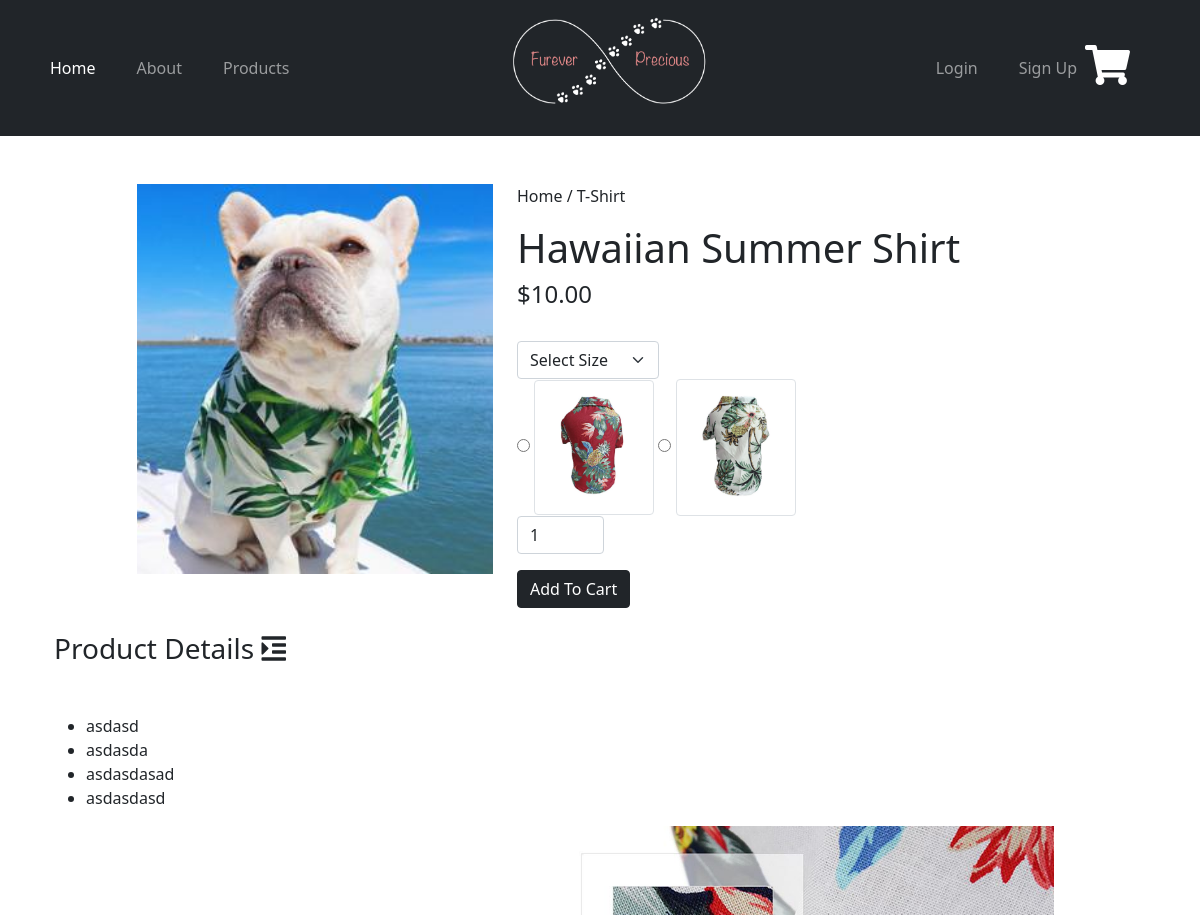
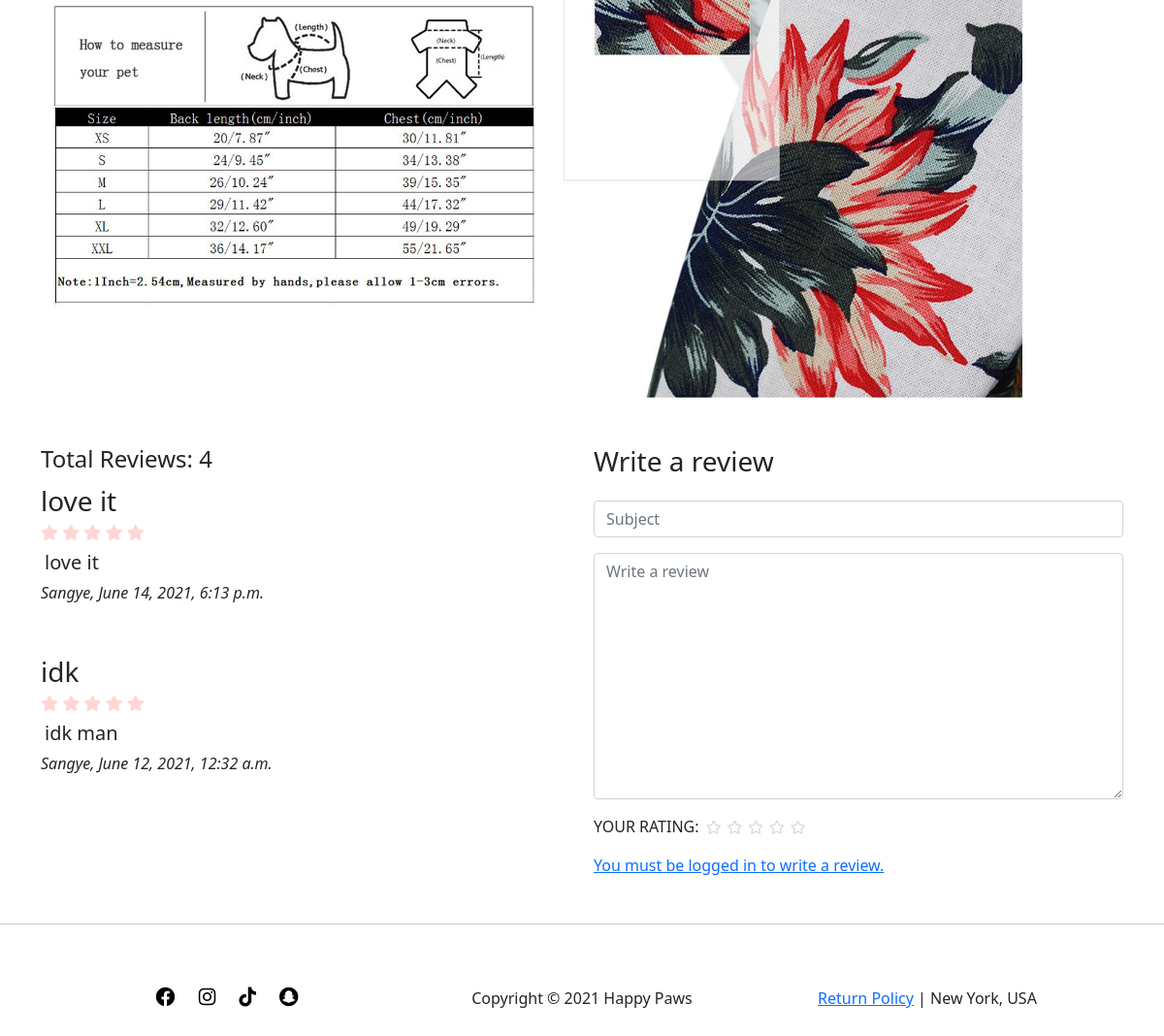
The page /product/8 on the database its author committed (2 pictures, top to bottom).
### store/models.py (models this page shows, shortened)
class Product(models.Model):
    VARIANTS = (
        ('None', 'None'),
        ('Size', 'Size'),
        ('Color', 'Color'),
        ('Size-Color', 'Size-Color')
    )
    name = models.CharField(max_length=255)
    price = models.DecimalField(max_digits=6, decimal_places=2)
    keyword = models.CharField(max_length=255)
    date_added = models.DateTimeField(default=timezone.now)
    image = models.ImageField(upload_to='products')
    description = RichTextUploadingField()
    variant = models.CharField(max_length=10, choices=VARIANTS, default='None')
    def image_tag(self):
        return mark_safe(f'<img src="{self.image.url}" height="50">')
    image_tag.short_description = "Product Image"
    def review_count(self):
        return Review.objects.filter(product=self).count()

class ProductVariant(models.Model):
    title = models.CharField(max_length=250)
    product = models.ForeignKey(Product, on_delete=models.CASCADE)
    size = models.ForeignKey(Size, on_delete=models.SET_NULL, blank=True, null=True)
    color = models.ForeignKey(Color, on_delete=models.SET_NULL, blank=True, null=True)
    image_id = models.IntegerField(blank=True, null=True)
    def image(self):
        img_query_set = ProductImage.objects.filter(id=self.image_id)
        if img_query_set:
            img = img_query_set[0].image.url
        else:
            img = ''
        return img

class ProductImage(models.Model):
    product = models.ForeignKey(Product, on_delete=models.CASCADE)
    title = models.CharField(max_length=50, blank=True)
    image = models.ImageField(blank=True, null=True, upload_to="products")
    class Meta:
        verbose_name_plural = "Product images"

class Review(models.Model):
    reviewer = models.ForeignKey(User, on_delete=models.CASCADE)
    product = models.ForeignKey(Product, on_delete=models.CASCADE)
    subject = models.CharField(max_length=150, blank=True)
    review = models.TextField(blank=True)
    rating = models.IntegerField()
    date_added = models.DateTimeField(auto_now=True)
    def rating_star(self):
        if self.rating:
            stars = []
            for i in range(5):
                if self.rating > i:
                    stars.append('fas fa-star')
                else:
                    stars.append('far fa-star')
            return stars
        else:
            return None

### store/views.py (the view)
# urls.py: path('product/<int:id>', views.product, name='product'),
def product(request, id):
    product = Product.objects.get(pk=id)
    context = {
        'product': product,
        'reviews': Review.objects.filter(product=product).order_by('-date_added')[:2],
    }
    if request.method == 'POST':
       pass
    else:
        variants = ProductVariant.objects.filter(product_id=id)
        if variants:
            sizes = ProductVariant.objects.raw('SELECT * FROM store_productvariant WHERE product_id=%s GROUP BY size_id',[id])
            colors = ProductVariant.objects.filter(product=product, size=variants[0].size)
            variant = ProductVariant.objects.get(id=variants[0].id)
            context.update({
                'sizes': sizes,
                'colors': colors,
                'variant': variant
            })
    return render(request, 'store/product.html', context)

### store/models.py (called while the page is built)
    def __str__(self):
        return self.name

### store/templates/store/product.html (shortened to what this page needs)
{% extends "store/base.html" %}
{% load static %}
{% block content %}
    <div class="container mt-5">
        <div class="row">
            <div class="col-1">
            </div>
            <div class="col-4">
                <div class="product-img-box">
                    <img src="{{ product.image.url }}" id="product-img" class="img-fluid" alt="">
                </div>
            </div>
            <div class="col-7">
                <p>Home / T-Shirt</p>
                <h1>{{ product.name }}</h1>
                <h4>${{ product.price }}</h4>
                <form class="row py-4" action="{% url 'add_cart' product.id %}" method="POST" >
                    <div class="col-3">
                        <select class="form-select" name="size" id="select-size">
                            <option value="" selected>Select Size</option>
                        </select>
                    </div>
                    <div id="ajax-color-variants">
                        <div class="col-12 product-img">
                            {% for item in colors %}
                                <input type="radio" class="radio-color" name="color" value="{{ item.color.id }}">
                                <img src="{{ item.image }}" class="small-img img-thumbnail" alt="">
                            {% endfor %}
                        </div>
                    </div>
                    <div class="col-2">
                        <input type="number" class="form-control" name="quantity" value="1" min="1">
                    </div>
                    <div class="col-12 pt-3">
                        <button type="submit" class="btn btn-dark">Add To Cart</button>
                    </div>
                </form>
            </div>
        </div>
        <div class="container">
            <h3>Product Details <i class="fa fa-indent"></i></h3>
            <br>
            <p>{{ product.description|safe }}</p>
        </div>
    </div>
    <div class="container my-5">
        <div class="row">
            <div class="col">
                <h4>Total Reviews: {{ product.review_count }}</h4>
                {% for review in reviews %}
                    <div class="mb-5">
                        <p class="fs-3 m-0">{{ review.subject }}</p>
                        {% if review.rating_star %}
                            <div class="rating">
                                {% for rating in review.rating_star %}
                                    <i class="{{ rating }}" aria-hidden="true"></i>
                                {% endfor %}
                            </div>
                        {% else %}
                            <p>No reviews yet.</p>
                        {% endif %}
                        <p class="lead m-1">{{ review.review }}</p>
                        <p class="fw-lighter fst-italic">{{ review.reviewer|title }}, {{ review.date_added }}</p>
                    </div>
                {% endfor %}
            </div>
            <div class="col">
                <h3 class="fw-normal pb-3">Write a review</h3>
                <form class="review-form" action="{% url 'review_product' product.id %}" method="POST">
                    <div class="mb-3">
                        <input name="subject" type="text" class="form-control" placeholder="Subject">
                    </div>
                    <div class="mb-3">
                        <textarea class="form-control" name="review" id="" cols="30" rows="10" placeholder="Write a review"></textarea>
                    </div>
                    <div class="input-rating mb-3">
                        <strong class="text-uppercase fw-normal">Your Rating: </strong>
                        <div class="stars">
                            <input class="form-check-input" type="radio" id="star5" name="rating" value="5"/><label for="star5"></label>
                            <input class="form-check-input" type="radio" id="star4" name="rating" value="4" /><label for="star4"></label>
                            <input class="form-check-input" type="radio" id="star3" name="rating" value="3" /><label for="star3"></label>
                            <input class="form-check-input" type="radio" id="star2" name="rating" value="2" /><label for="star2"></label>
                            <input class="form-check-input" type="radio" id="star1" name="rating" value="1" /><label for="star1"></label>
                        </div>
                    </div>
                    {% if user.is_authenticated %}
                        <button type="submit" class="btn btn-dark">Submit</button>
                    {% else %}
                        <a href="{% url 'user-login' %}">You must be logged in to write a review.</a>
                    {% endif %}
                </form>
            </div>
        </div>
    </div>
{% endblock content %}

### store/static/store/style.css (style rules this page uses)
.rating i { color: #ffd6d6; }
.small-img { width: 120px; padding-bottom: 10px; }
.product-img { cursor: pointer; }
.product-img-box { height: 400px; }
.product-img-box img { height: 390px; object-fit: cover; }
.review-form .input-rating .stars { display: inline-block; vertical-align: top; }
.review-form .input-rating .stars>label { float: right; cursor: pointer; padding: 0px 3px; margin: 0px; -webkit-transition: 0.3s all; transition: 0.3s all; }
.review-form .input-rating .stars>label:before { content: "\f005"; font-family: "Font Awesome 5 Free"; font-style: normal; font-weight: normal; color: #DADADA; font-size: 14px; -webkit-transition: 0.3s all; transition: 0.3s all; }

### rows shown on the page
Product: image (picture), name "Hawaiian Summer Shirt", price "10.00", description "asdasd asdasda asdasdasad asdasdasd", description (picture), review_count "4"
ProductVariant: image (picture)
ProductVariant: image (picture)
Review: subject "love it", rating 5 (drawn), review "love it", reviewer "Sangye", date_added "June 14, 2021, 6:13 p.m."
Review: subject "idk", rating 5 (drawn), review "idk man", reviewer "Sangye", date_added "June 12, 2021, 12:32 a.m."
